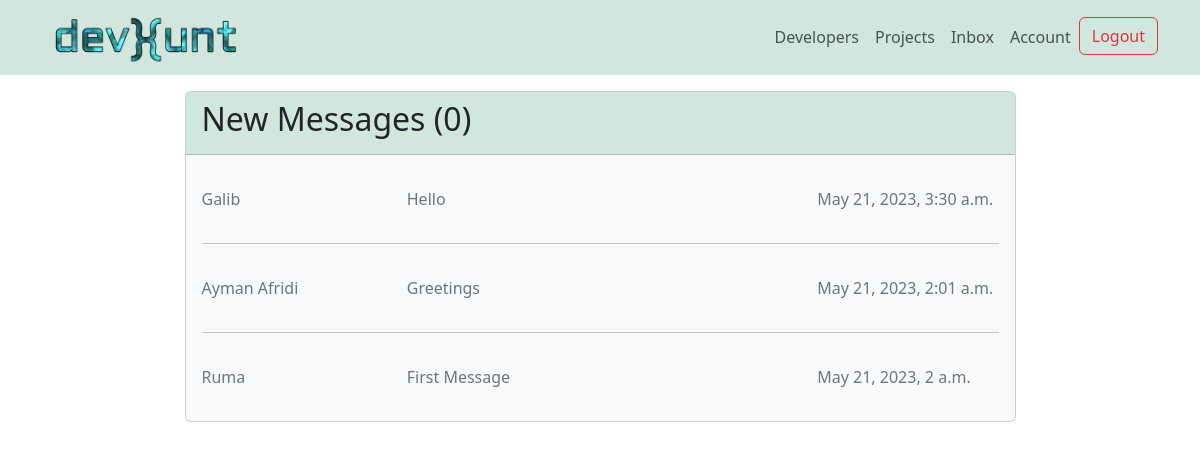
The page /inbox/ (signed in) on the database its author committed.
### users/models.py (models this page shows, shortened)
class Message(models.Model):
    sender = models.ForeignKey(
        Profile, on_delete=models.SET_NULL, null=True, blank=True)
    recipient = models.ForeignKey(
        Profile, on_delete=models.SET_NULL, null=True, blank=True, related_name='messages')
    name = models.CharField(max_length=200, null=True, blank=True)
    email = models.EmailField(max_length=200, null=True, blank=True)
    subject = models.CharField(max_length=200, null=True, blank=True)
    body = models.TextField()
    is_read = models.BooleanField(default=False, null=True)
    created_at = models.DateTimeField(auto_now_add=True)
    id = models.UUIDField(default=uuid.uuid4, unique=True,
                          primary_key=True, editable=False)
    class Meta:
        ordering = ['is_read', '-created_at']

### users/views.py (the view)
# urls.py: path('inbox/', views.inbox, name='inbox'),
@login_required(login_url='login')
def inbox(request):
    profile = request.user.profile
    messageRequests = profile.messages.all()
    unreadCount = messageRequests.filter(is_read=False).count()
    context = {
        'messageRequests': messageRequests,
        'unreadCount': unreadCount
    }
    return render(request, 'users/inbox.html', context)

### users/templates/users/inbox.html
{% extends 'main.html' %}
{% block content %}
<div class="container mt-3">
    <div class="row justify-content-center">
      <div class="col-md-9">
        <div class="card bg-light">
          <div class="card-header bg-success-subtle"><h2>New Messages ({{unreadCount}})</h2></div>
          <div class="card-body " >
            {% for message in messageRequests %}
            <a class='text-decoration-none text-secondary' href="{% url 'message' message.id %}">
                {% if message.is_read == False %}
                <div class='row fw-bold d-flex align-items-center pt-3'>
                {% else %}
                <div class='row d-flex align-items-center pt-3'>
                {% endif %}
                    <div class="col-3">
                        <p>{{message.name}}</p>
                    </div>
                    <div class="col-6">
                        <p>{{message.subject}}</p>
                    </div>
                    <div class="col-3">
                        <p>{{message.created_at}}</p>
                    </div>
                </div>
            </a>
            {% if not forloop.last %}
            <hr>
            {% endif %}
            {% endfor %}
          </div>
        </div>
      </div>
    </div>
  </div>
{% endblock content %}

### rows shown on the page
Message: name "Galib", subject "Hello", created_at "May 21, 2023, 3:30 a.m."
Message: name "Ayman Afridi", subject "Greetings", created_at "May 21, 2023, 2:01 a.m."
Message: name "Ruma", subject "First Message", created_at "May 21, 2023, 2 a.m."

### other values the page prints
{{ unreadCount }} "0"
